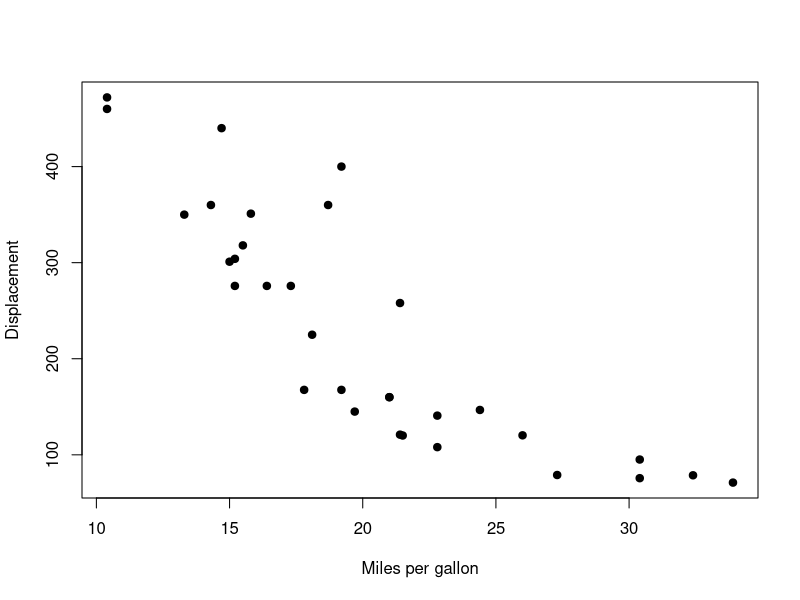
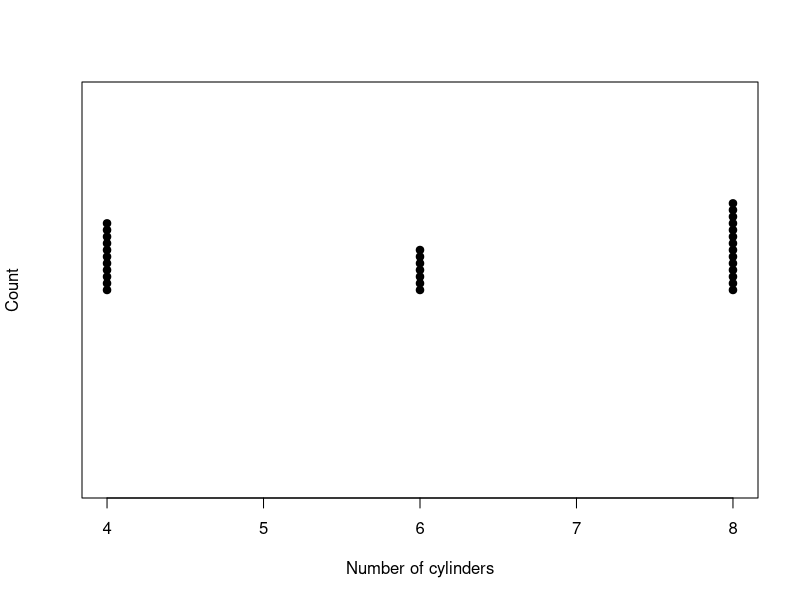
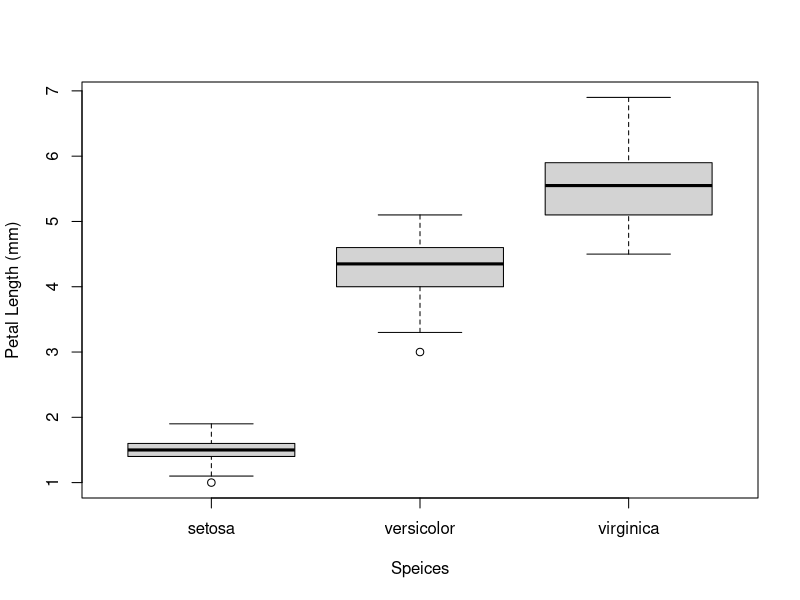
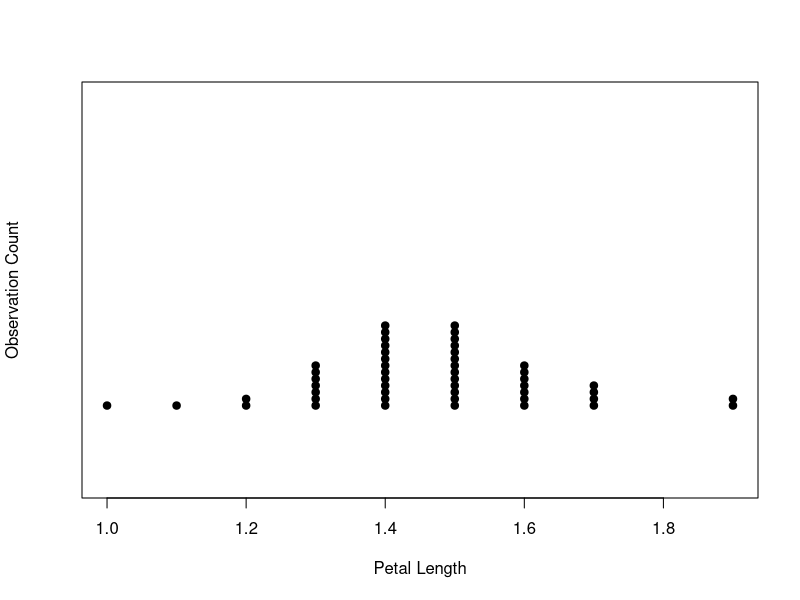
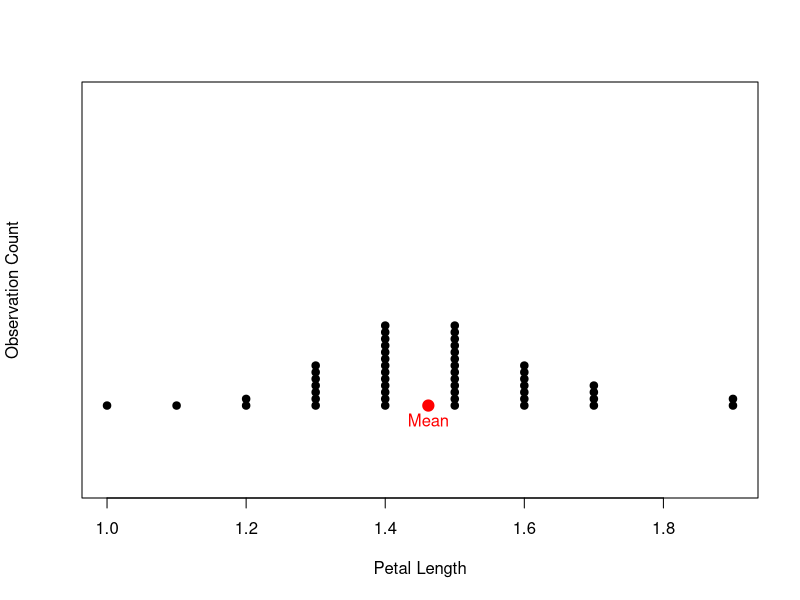
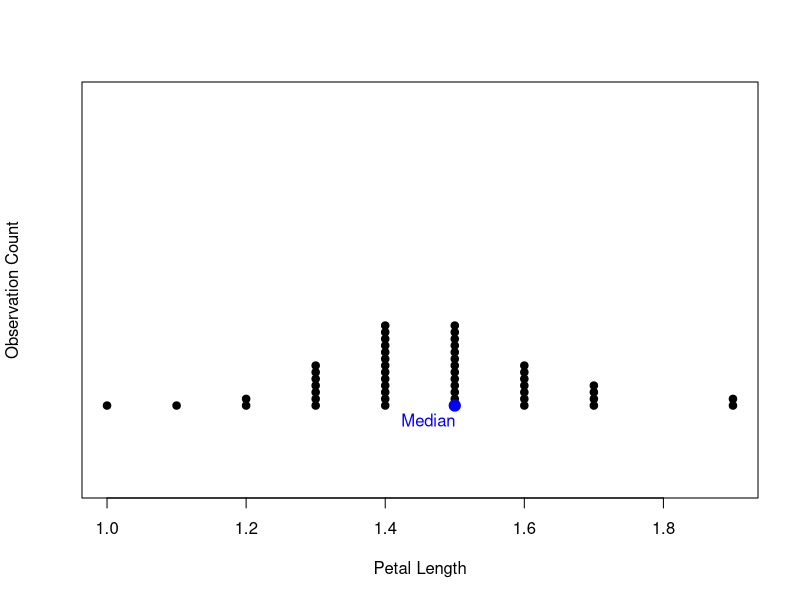
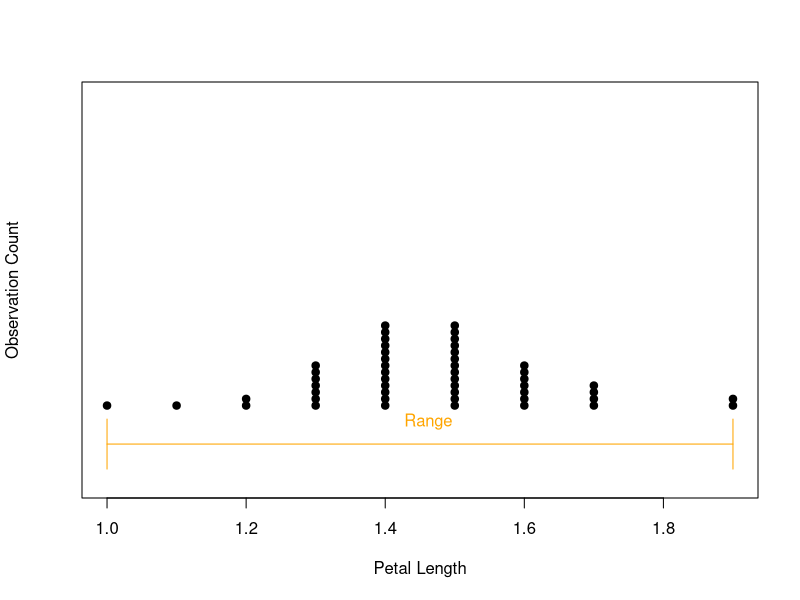
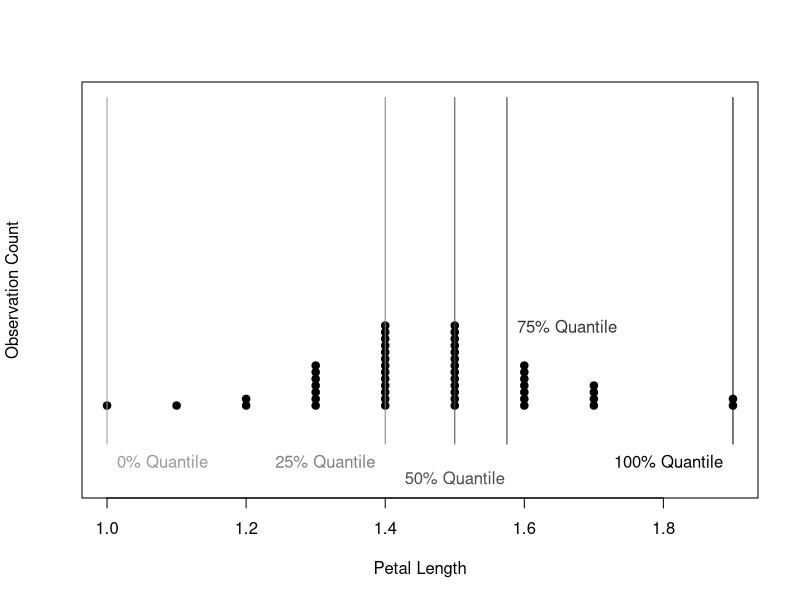

Reproduce these figures in R, in order.
## ---- chunk 1
# Loading required libraries
# Be sure to install these before running this file!!

## ---- chunk 2
data("chickwts")
independent.variable <- NA #assign the correct column of chickwts here
dependent.variable <-  NA #assign the correct column of chickwts here
## ---- chunk 3
data("mtcars")
plot(x = mtcars$mpg, y = mtcars$disp, pch = 19,
     xlab = "Miles per gallon", 
     ylab = "Displacement")
## ---- chunk 4
stripchart(mtcars$cyl, method="stack", pch = 19,
           xlab = "Number of cylinders",
           ylab = "Count")
## ---- chunk 5
data("iris")
boxplot(Petal.Length ~ Species, data = iris, 
        xlab = "Speices", ylab = "Petal Length (mm)")
## ---- chunk 6

## ---- chunk 7
stripchart(iris$Petal.Length[iris$Species ==  "setosa"], 
           method = "stack", pch = 19, ylim = c(0, 5),
           xlab = "Petal Length", 
           ylab = "Observation Count")
## ---- chunk 8
stripchart(iris$Petal.Length[iris$Species ==  "setosa"], 
           method = "stack", pch = 19, ylim = c(0, 5), 
           xlab = "Petal Length", ylab = "Observation Count")
points(x = mean(iris$Petal.Length[iris$Species == "setosa"]), y = c(1), 
       col = "red", pch = 19, cex = 1.5)
text(x = mean(iris$Petal.Length[iris$Species == "setosa"]), y = c(1), 
     labels = "Mean", pos = 1, col = "red")
## ---- chunk 9
stripchart(iris$Petal.Length[iris$Species ==  "setosa"], 
           method = "stack", pch = 19,  ylim = c(0, 5), 
           xlab = "Petal Length", ylab = "Observation Count")
points(x = median(iris$Petal.Length[iris$Species == "setosa"]), y = c(1), 
       col = "blue", pch = 19, cex = 1.5)
text(x= mean(iris$Petal.Length[iris$Species == "setosa"]), y = c(1), 
     labels = "Median", pos = 1, col = "blue")

## ---- chunk 10
table(iris$Petal.Length[iris$Species ==  "setosa"])
## ---- chunk 11
stripchart(iris$Petal.Length[iris$Species ==  "setosa"], method = "stack", 
           pch = 19, ylim = c(0, 5), 
           xlab = "Petal Length", ylab = "Observation Count")
arrows(x0 = range(iris$Petal.Length[iris$Species == "setosa"])[1], 
       x1 = range(iris$Petal.Length[iris$Species == "setosa"])[2], 
       y0 = 0.5, y1 = 0.5, 
       col = "orange", code = 3, angle = 90)
text(x= mean(iris$Petal.Length[iris$Species == "setosa"]), y = c(1), 
     labels = "Range", pos = 1, col = "orange")
## ---- chunk 12
iris.quants <- quantile(iris$Petal.Length[iris$Species == "setosa"])

stripchart(iris$Petal.Length[iris$Species ==  "setosa"], method = "stack", 
           pch = 19,  ylim = c(0, 5), 
           xlab = "Petal Length", ylab = "Observation Count")
lines(x = c(iris.quants[1], iris.quants[1]), y = c(0.5, 5), 
      col = "gray60")
text(x = iris.quants[1], y = c(0.25), 
     labels = "0% Quantile", pos = 4, col = "gray60")
lines(x = c(iris.quants[2], iris.quants[2]), y = c(0.5, 5), col = "gray50")
text(x = iris.quants[2], y = c(0.25), 
     labels = "25% Quantile", pos = 2, col = "gray50")
lines(x = c(iris.quants[3], iris.quants[3]), 
      y = c(0.5, 5), col = "gray30")
text(x = iris.quants[3], y = c(0.25), 
     labels = "50% Quantile", pos = 1, col = "gray30")
lines(x = c(iris.quants[4], iris.quants[4]), y = c(0.5, 5), 
      col = "gray20")
text(x= iris.quants[4], y = c(2), 
     labels = "75% Quantile", pos = 4, col = "gray20")
lines(x = c(iris.quants[5], iris.quants[5]), y = c(0.5, 5), 
      col = "black")
text(x= iris.quants[5], y = c(0.25), 
     labels = "100% Quantile", pos = 2, col = "black")
## ---- chunk 13
stripchart(iris$Petal.Length[iris$Species ==  "setosa"], 
           method = "stack", pch = 19, ylim = c(0, 5),
           xlab = "Petal Length", ylab = "Observation Count")
points(x = mean(iris$Petal.Length[iris$Species == "setosa"]), y = c(1), 
       col = "red", pch = 19, cex = 1.5)
text(x = mean(iris$Petal.Length[iris$Species == "setosa"]), y = c(1), 
     labels = "Mean", pos = 1, col = "red")
arrows(x0 = mean(iris$Petal.Length[iris$Species == "setosa"]) - 
         sd(iris$Petal.Length[iris$Species == "setosa"]), 
       x1 = mean(iris$Petal.Length[iris$Species == "setosa"]) + 
         sd(iris$Petal.Length[iris$Species == "setosa"]), 
       y0 = 1, y1 = 1, 
       col = "purple", code=3, angle = 90)
text(x = mean(iris$Petal.Length[iris$Species == "setosa"]) - 
         sd(iris$Petal.Length[iris$Species == "setosa"]), 
     y = c(0.5), labels = "2 x Standard deviation", 
     pos = 1, col = "purple")
## ---- chunk 14
summary(chickwts)
## ---- chunk 15
tapply(chickwts$weight, INDEX = chickwts$feed, FUN = mean)
## ---- chunk 16
IQR(chickwts$weight)
## ---- chunk 17

